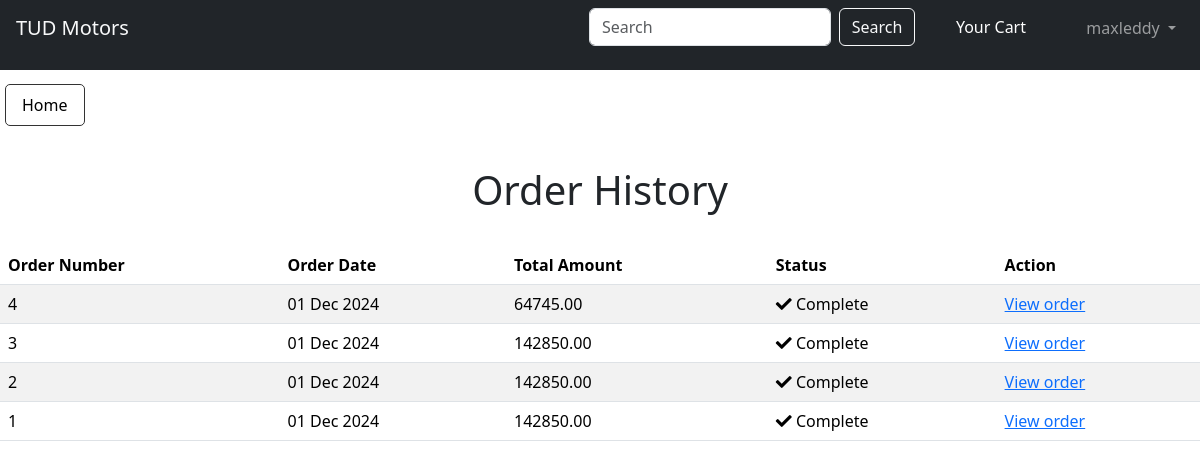
Page /order/history/ (signed in) on the earlier database version.
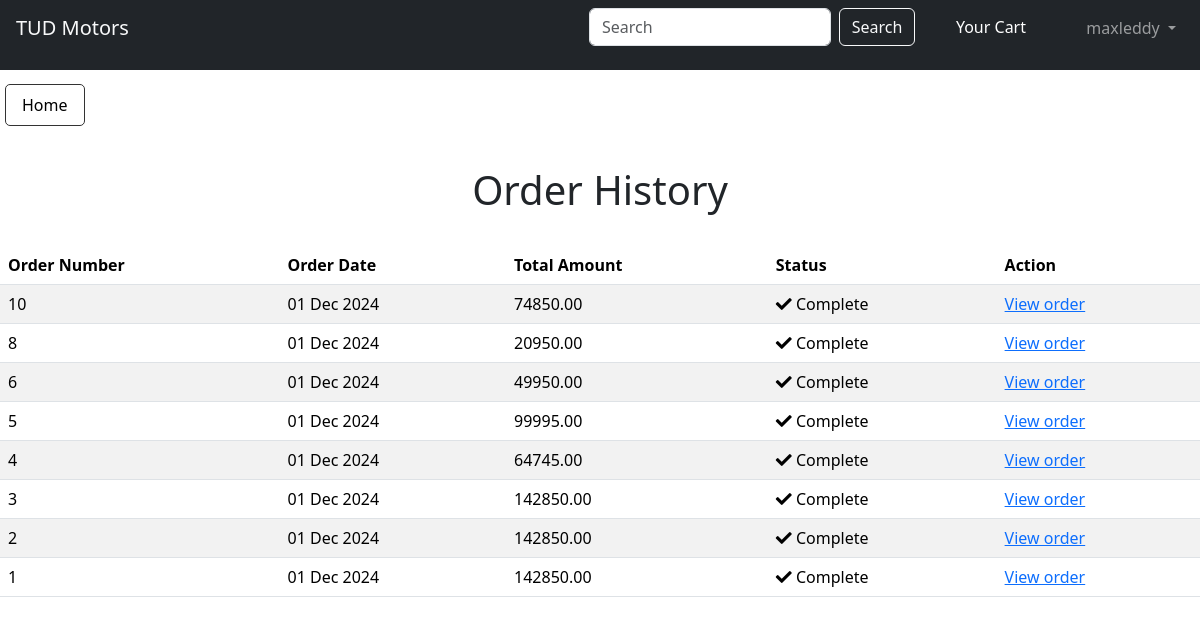
Same page on the later database version.
### order/models.py (models this page shows, shortened)
class Order(models.Model):
    token = models.CharField(max_length=250, blank=True)
    total = models.DecimalField(max_digits=10, decimal_places=2, verbose_name='Euro Order Total')
    emailAddress = models.EmailField(max_length=250, blank=True, verbose_name='Email Address')
    created = models.DateTimeField(auto_now_add=True)
    billingName = models.CharField(max_length=250, blank=True)
    billingAddress1 = models.CharField(max_length=250, blank=True)
    billingCity = models.CharField(max_length=250, blank=True)
    billingPostcode = models.CharField(max_length=10, blank=True)
    billingCountry = models.CharField(max_length=200, blank=True)
    shippingName = models.CharField(max_length=250, blank=True)
    shippingAddress1 = models.CharField(max_length=250, blank=True)
    shippingCity = models.CharField(max_length=250, blank=True)
    shippingPostcode = models.CharField(max_length=10, blank=True)
    shippingCountry = models.CharField(max_length=200, blank=True)
    voucher = models.ForeignKey(Voucher,
                                related_name='orders',
                                null=True,
                                blank=True,
                                on_delete=models.SET_NULL)
    discount = models.IntegerField(default = 0,
                                validators=[MinValueValidator(0),
                                MaxValueValidator(100)])
    class Meta:
        db_table = 'OrderItem'
    class Meta:
        db_table = 'Order'
        ordering = ['-created']

### order/views.py (the view)
# urls.py: path('history/', views.orderHistory.as_view(), name='order_history'),
class orderHistory(LoginRequiredMixin, View):
    def get (self, request):
        if request.user.is_authenticated:
            email = str(request.user.email)
            order_details = Order.objects.filter(emailAddress=email)
        return render(request, 'orders_list.html', {'order_details':order_details})

### cart/context_processors.py (called while the page is built)
def counter(request):
    item_count = 0
    if 'admin' in request.path:
        return {}
    else:
        try:
            cart = Cart.objects.filter(cart_id=_cart_id(request))
            cart_items = CartItem.objects.all().filter(cart=cart[:1])
            for cart_item in cart_items:
                item_count += cart_item.quantity
        except Cart.DoesNotExist:
            item_count = 0
    return {'item_count':item_count}

### cart/views.py (called while the page is built)
def _cart_id(request):
    cart = request.session.session_key
    if not cart:
        cart = request.session.create()
    return cart

### order/templates/orders_list.html (shortened to what this page needs)
{% include 'top-navbar.html' %}
{% load static %}
<link rel="stylesheet" href="{% static 'css/style.css' %}?v={{ STATIC_VERSION }}">
<link href="https://cdnjs.cloudflare.com/ajax/libs/font-awesome/5.15.4/css/all.min.css" rel="stylesheet">
<link href="https://cdn.jsdelivr.net/npm/bootstrap@5.3.3/dist/css/bootstrap.min.css" rel="stylesheet">
<nav aria-label="breadcrumb" style="margin-top: 1%; margin-bottom: 1%;">
    <ol class="breadcrumb">
        <li class="breadcrumb-item">
            <a href="{% url 'home' %}">Home</a>
        </li>
    </ol>
</nav>
{% block content %}
<div>
    <div class="text-center">
        <br>
        <h1 class="text-center my_title">Order History</h1>
        <br>
        {% if order_details %}
        <table class="table table-striped">
            <thead>
                <tr>
                    <th>Order Number</th>
                    <th>Order Date</th>
                    <th>Total Amount</th>
                    <th>Status</th>
                    <th>Action</th>
                </tr>
            </thead>
            <tbody>
                {% for order in order_details %}
                <tr>
                    <td>{{ order.id }}</td>
                    <td>{{ order.created|date:"d M Y" }}</td>
                    <td>{{ order.total }}</td>
                    <td><i class="fas fa-check"></i>&nbsp;Complete</td>
                    <td><a href="{% url 'order:order_detail' order.id %}">View order</a></td>
                </tr>
                {% endfor %}
            </tbody>
        </table>
        {% else %}
        <p>You have not placed any orders yet.<br><br><a href="{% url 'shop:prod_list' %}"
                class="btn btn-secondary">Continue shopping</a></p>
        {% endif %}
    </div>
</div>
{% endblock %}

Differences in the rows shown:
added Order: id "10", created "01 Dec 2024", total "74850.00"
added Order: id "8", created "01 Dec 2024", total "20950.00"
added Order: id "6", created "01 Dec 2024", total "49950.00"
added Order: id "5", created "01 Dec 2024", total "99995.00"
